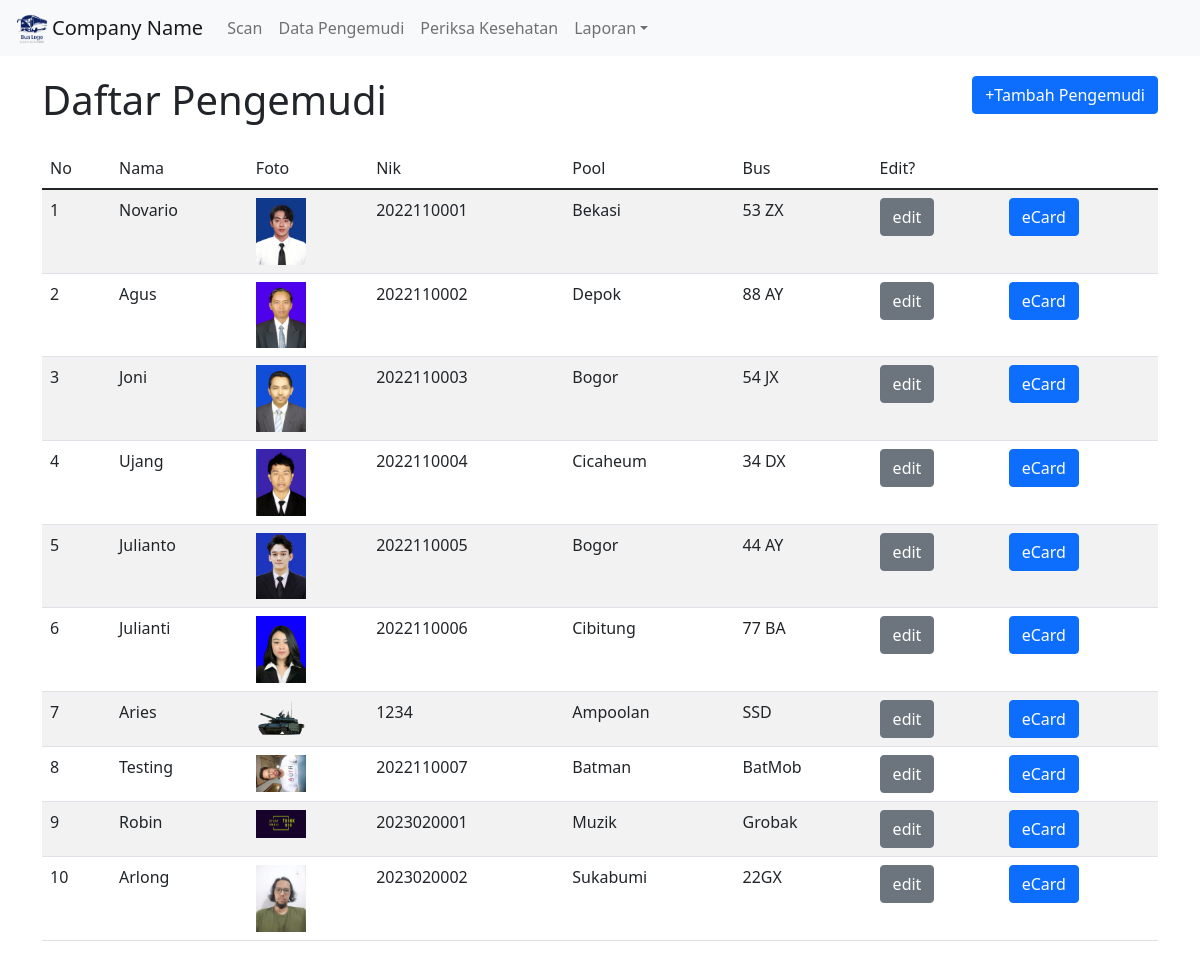
The app's page /pengemudi/list (signed in), older data.
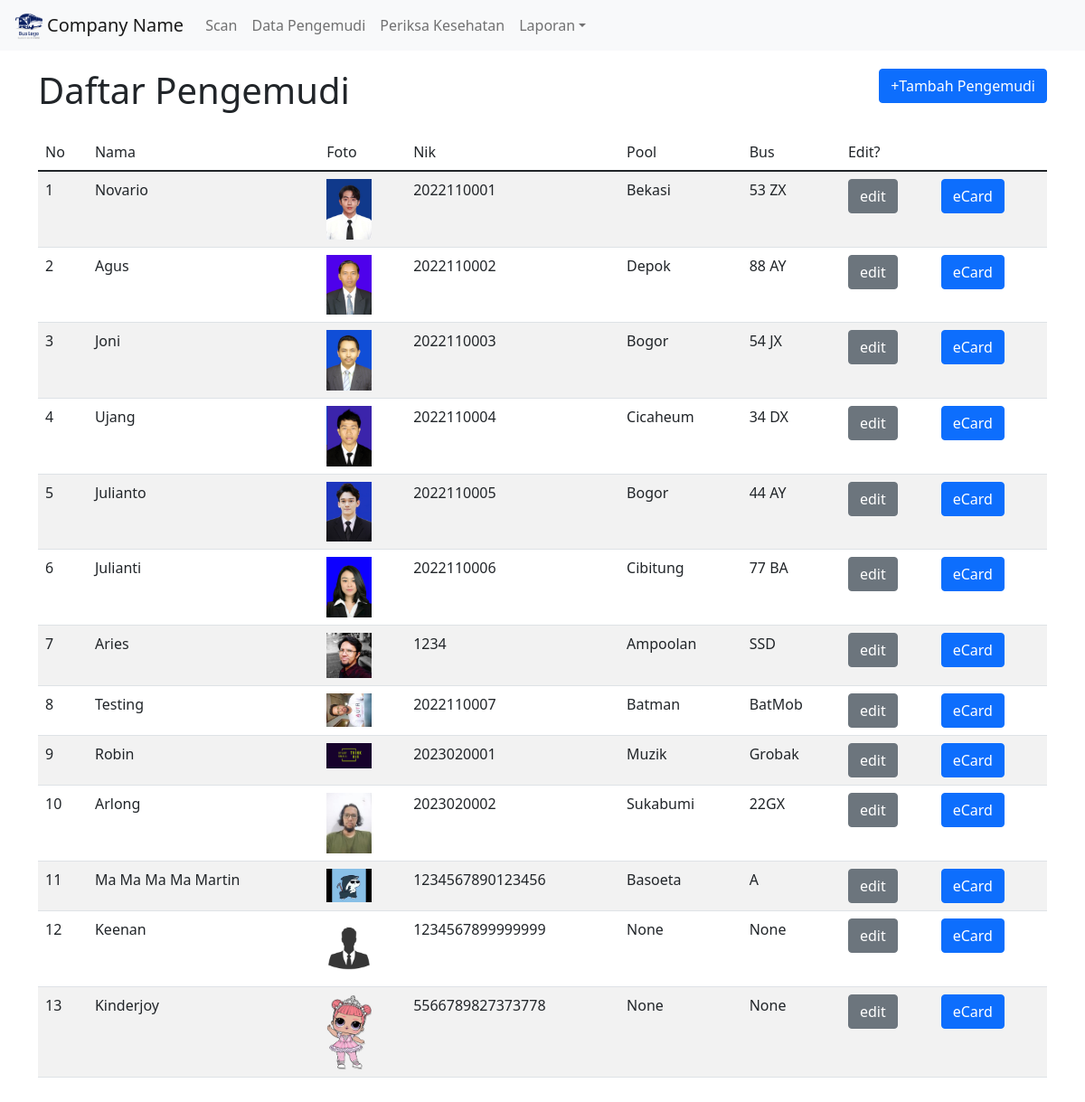
The same page, newer data.
### LayakMengemudi/models.py (models this page shows, shortened)
class Pengemudi(models.Model):
    nama = models.CharField(max_length=100)
    tanggal_lahir = models.DateField(null=False, blank=False)#default=datetime.utcnow().date())
    kota_kelahiran = models.CharField(max_length=50, null=False, blank=False)
    alamat = models.TextField(null=False, blank=False)
    nik = models.CharField(max_length=16, null=False, blank=False, unique=True)
    nomor_hp = models.CharField(max_length=15, null=True, blank=True, unique=True)
    email = models.EmailField(null=True, blank=True, unique=True)
    pendidikan_terakhir = models.CharField(max_length=6, null=True, blank=True)
    pool = models.CharField(max_length=50, null=True, blank=True)
    bus = models.CharField(max_length=6,null=True, blank=True)
    class StatusJalan(models.TextChoices):
        LAYAK = 'L', _('Layak Jalan')
        TIDAK = 'TL', _('Tidak Layak Jalan')
    status = models.CharField(max_length=2, choices=StatusJalan.choices, default=StatusJalan.TIDAK)
    periksa_terakhir = models.DateTimeField(null=True)
    pasfoto = ResizedImageField(size=[300, 400], upload_to='images/%Y%m', default='images/no_pic.png')
    qrcode_path = models.CharField(max_length=256)

### LayakMengemudi/views.py (the view)
# urls.py: path('pengemudi/list', PengemudiList.as_view(), name='pengemudi-list'),
class PengemudiList(LoginRequiredMixin, ListView):
    login_url = 'auth/login'
    model = Pengemudi
    template_name = 'pengemudi_listview.html'

### templates/pengemudi_listview.html
{% extends 'navigation.html' %}
{% load static %}
{% block content %}
 <div class="container">
     <div class="row mb-3">
         <div class="col md-8">
             <h1>Daftar Pengemudi</h1>
         </div>
         <div class="col md-4 text-end">
             <a href="{% url 'pengemudi-create' %}" type="button" class="btn btn-primary">+Tambah Pengemudi</a>
         </div>
     </div>
   <div>
        <table class="table table-striped table-hover">
            <thead>
                <tr>
                    <td>No</td>
                    <td>Nama</td>
                    <td>Foto</td>
                    <td>Nik</td>
                    <td>Pool</td>
                    <td>Bus</td>
                    <td>Edit?</td>
                </tr>
            </thead>
            <tbody>
                {% for pengemudi in object_list %}
                    <tr>
                        <td>{{ forloop.counter }}</td>
                        <td><a href="{% url 'pengemudi-detail' pengemudi.nik %}" style="text-decoration:none" class="link-dark">{{ pengemudi.nama }}</td>
                        <td><img src="{{ pengemudi.pasfoto.url }}" width="50"></td>
                        <td>{{ pengemudi.nik }}</td>
                        <td>{{ pengemudi.pool }}</td>
                        <td>{{ pengemudi.bus }}</td>
                        <td><a type="button" href="{% url 'pengemudi-update' %}{{ pengemudi.id }}" class="btn btn-secondary">edit</a></td>
                        <td><a type="button" href="{% url 'print-id' %}{{ pengemudi.nik }}" class="btn btn-primary">eCard</a></td>
                    </tr>
                {% endfor %}
            </tbody>
        </table>
    </div>
</div>
{% endblock %}

### templates/navigation.html (shortened to what this page needs)
{% load static %}
<!doctype html>
<html lang="en">
  <head>
    <link href="https://cdn.jsdelivr.net/npm/bootstrap@5.1.3/dist/css/bootstrap.min.css" rel="stylesheet">
    <link href="{% static 'css/navbar.css' %}" rel="stylesheet">
  </head>
  <body>
    <main>
      <nav class="navbar navbar-expand-md navbar-light bg-light" aria-label="Fourth navbar example">
        <div class="container-fluid">
          <img src="{% static 'bus-logo-small.png' %}" height="40">
          <a class="navbar-brand" href="#">Company Name</a>
          <div class="collapse navbar-collapse" id="navbarsExample04">
            <ul class="navbar-nav me-auto mb-2 mb-md-0">
              <li class="nav-item">
                <a class="nav-link" aria-current="page" href="{% url 'beranda' %}">Scan</a>
              </li>
              <li class="nav-item">
                <a class="nav-link" href="{% url 'pengemudi-list' %}">Data Pengemudi</a>
              </li>
              <li class="nav-item">
                <a class="nav-link" href="{% url 'pemeriksaan-create' %}" tabindex="-1" aria-disabled="true">Periksa Kesehatan</a>
              </li>
              <li class="nav-item dropdown">
                <a class="nav-link dropdown-toggle" href="#" id="dropdown04" data-bs-toggle="dropdown" aria-expanded="false">Laporan</a>
              </li>
            </ul>
          </div>
        </div>
      </nav>
      {% block content %}
      {% endblock content %}
    </main>
  </body>

### LayakMengemudi/static/css/navbar.css (style rules this page uses)
body { padding-bottom: 20px; }
.navbar { margin-bottom: 20px; }

Row changes from the older to the newer data that the page shows:
changed Pengemudi "Aries": pasfoto: a different picture
added Pengemudi: nama "Ma Ma Ma Ma Martin", pasfoto (picture), nik "1234567890123456", pool "Basoeta", bus "A"
added Pengemudi: nama "Keenan", pasfoto (placeholder picture), nik "1234567899999999", pool "None", bus "None"
added Pengemudi: nama "Kinderjoy", pasfoto (picture), nik "5566789827373778", pool "None", bus "None"
